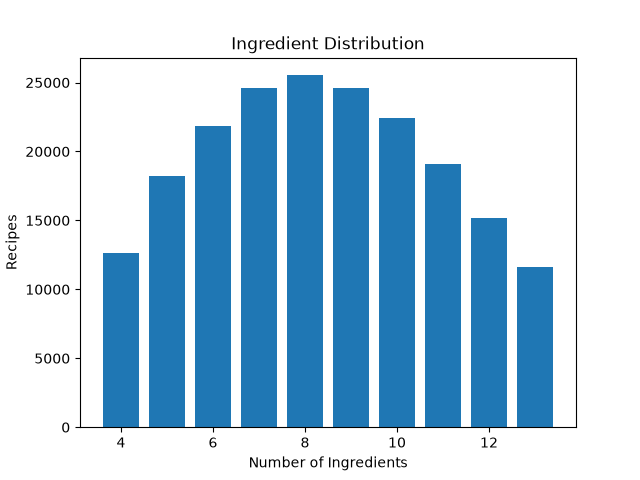

Recreate this plot in Python.
import pandas as pd
import matplotlib.pyplot as plt

df = pd.read_csv("RAW_recipes.csv")

top = df["n_ingredients"].value_counts().head(10)

plt.bar(top.index, top.values)

plt.title("Ingredient Distribution")

plt.xlabel("Number of Ingredients")

plt.ylabel("Recipes")

plt.savefig("graph.png")

print("Graph Saved Successfully")
